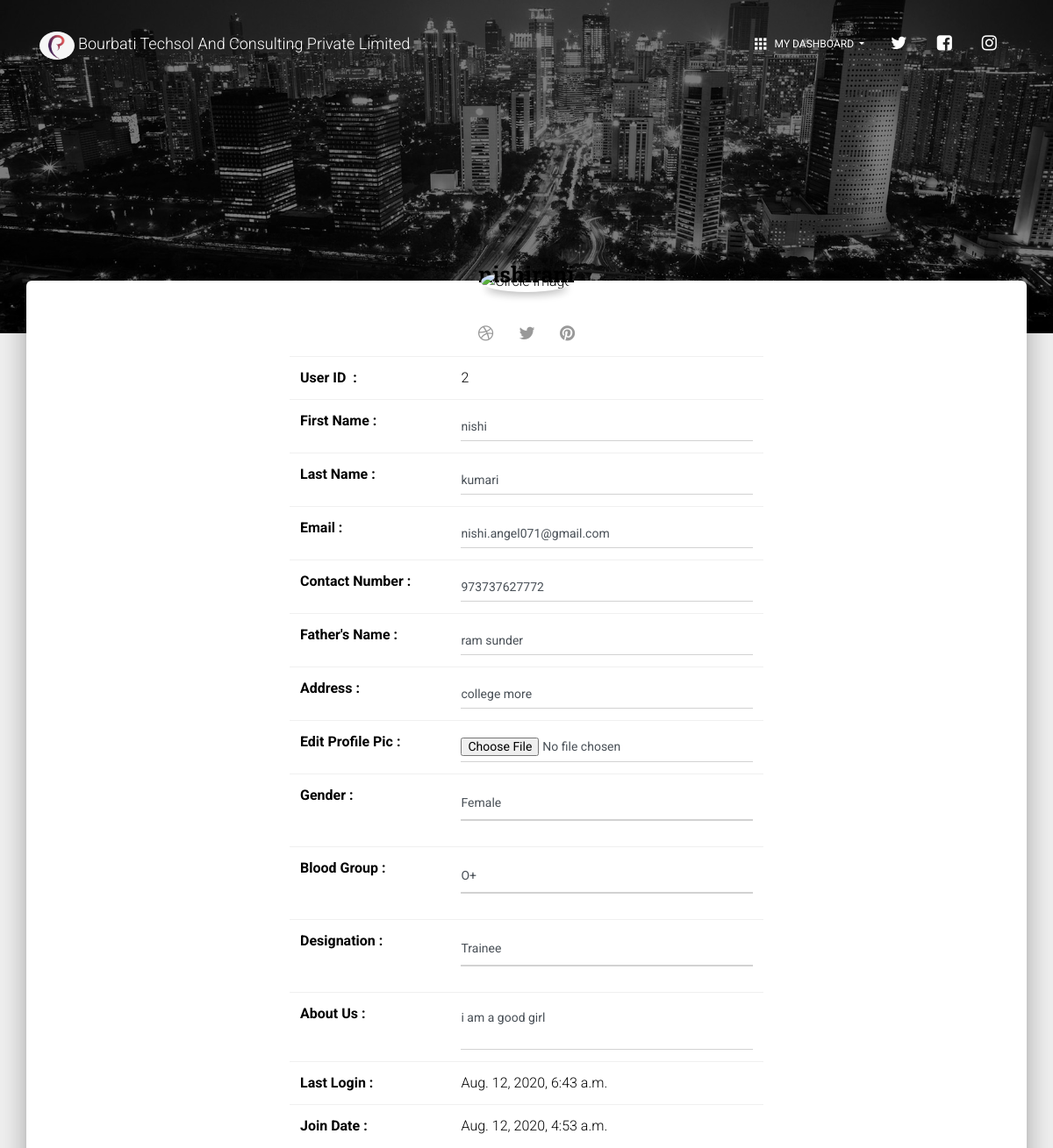
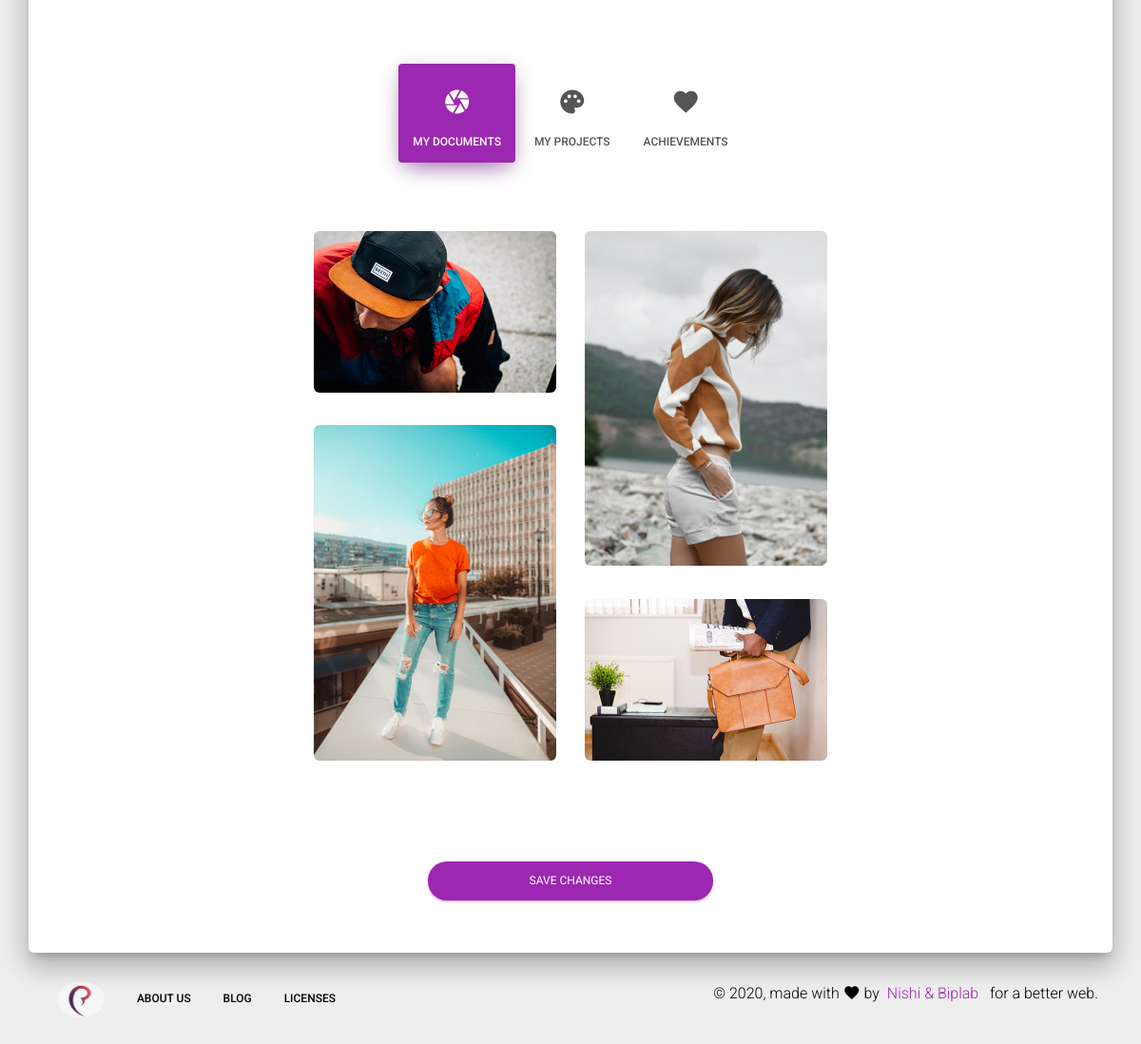
Screenshot of /edit_profile/ (signed in) with the database file from the repository (2 pictures, top to bottom).
### Portal/models.py (models this page shows, shortened)
class Register(models.Model):
    user = models.OneToOneField(User,on_delete=models.CASCADE, null=True)
    fathers_name=models.CharField(null=True, blank=True, max_length=80)
    contact_number=models.IntegerField(null=True)
    address=models.CharField(null=True, blank=True, max_length=100)
    gender = models.CharField(max_length=3, null=True)
    designation = models.CharField(max_length=5, null=True)
    blood_group=models.CharField(null=True, max_length=10)
    about = models.TextField(blank=True,null=True)
    profile_pic = models.FileField(upload_to = "profiles/",null=True, blank=True)
    class Meta:
        verbose_name_plural = "Register"

### Portal/views.py (the view, shortened to what this page needs)
# urls.py: url(r"^edit_profile/$", edit_profile, name= "edit_profile"),
def edit_profile(request):
    context = {}
    data = get_object_or_404(Register, user__id=request.user.id)
    context["data"]=data
    return render(request,'edit_profile.html',context)

### Portal/templates/edit_profile.html (shortened to what this page needs)
{% load static %}
<!DOCTYPE html>
<html lang="en">
<head>
  <link rel="stylesheet" href="https://maxcdn.bootstrapcdn.com/font-awesome/latest/css/font-awesome.min.css">
  <link href="../static/css/material-kit.css?v=2.0.7" rel="stylesheet" />
  <link href="../static/demo/demo.css" rel="stylesheet" />
</head>
<body class="profile-page sidebar-collapse">
  <nav class="navbar navbar-transparent navbar-color-on-scroll fixed-top navbar-expand-lg" color-on-scroll="100" id="sectionsNav">
    <div class="container">
      <div class="navbar-translate">
        <a href=''>
            <img src="/static/img/logo.jpeg" alt="Rounded Image" class="rounded-circle img-fluid" style="width:40px;height:32px;">
        </a>
        <a class="navbar-brand" href="">
          Bourbati Techsol And Consulting Private Limited </a>
      </div>
      <div class="collapse navbar-collapse">
        <ul class="navbar-nav ml-auto">
          <li class="dropdown nav-item">
            <a href="#" class="dropdown-toggle nav-link" data-toggle="dropdown">
              <i class="material-icons">apps</i> My Dashboard
            </a>
          </li>
          <li class="nav-item">
            <a class="nav-link" rel="tooltip" title="" data-placement="bottom" href="" target="_blank" data-original-title="Follow us on Twitter" rel="nofollow">
              <i class="fa fa-twitter"></i>
            </a>
          </li>
          <li class="nav-item">
            <a class="nav-link" rel="tooltip" title="" data-placement="bottom" href="" target="_blank" data-original-title="Like us on Facebook" rel="nofollow">
              <i class="fa fa-facebook-square"></i>
            </a>
          </li>
          <li class="nav-item">
            <a class="nav-link" rel="tooltip" title="" data-placement="bottom" href="" target="_blank" data-original-title="Follow us on Instagram" rel="nofollow">
              <i class="fa fa-instagram"></i>
            </a>
          </li>
        </ul>
      </div>
    </div>
  </nav>
  <form action="" method="post" enctype="multipart/form-data">
  <div class="page-header header-filter" data-parallax="true" style="background-image: url('../static/img/city-profile.jpg');"></div>
  <div class="main main-raised">
    <div class="profile-content">
      <div class="container">
        <div class="row">
          <div class="col-md-6 ml-auto mr-auto">
            <div class="profile">
              <div class="avatar">
                {% if data.profile_pic %}
                <img src="/media/{{data.profile_pic}}" alt="Circle Image" class="img-raised rounded-circle img-fluid">
                {% else %}
                <img src="{% static 'img/user.png' %}" alt="Circle Image" class="img-raised rounded-circle img-fluid">
                {% endif %}
              </div>
              <div class="name">
                <h3 class="title">{{user.username}}</h3>
                <a href="#pablo" class="btn btn-just-icon btn-link btn-dribbble"><i class="fa fa-dribbble"></i></a>
                <a href="#pablo" class="btn btn-just-icon btn-link btn-twitter"><i class="fa fa-twitter"></i></a>
                <a href="#pablo" class="btn btn-just-icon btn-link btn-pinterest"><i class="fa fa-pinterest"></i></a>
              </div>
            </div>
          </div>
        </div>
        <div class="row">
          <div class="col-md-6 ml-auto mr-auto">
            <table class="table ">
              <tbody>
                  <tr>
                      <th>User ID &nbsp;:</th>
                      <td>{{user.id}}</td>
                  </tr>
                  <tr>
                      <th>First Name&nbsp;:</th>
                      <td><input type="text" class="form-control" name="fname" placeholder="Enter First Name" value="{{user.first_name}}"></td>
                  </tr>
                  <tr>
                    <th>Last Name&nbsp;:</th>
                    <td><input type="text" class="form-control" name="lname" placeholder="Enter Last Name" value="{{user.last_name}}"></td>
                 </tr>
                  <tr>
                      <th>Email&nbsp;:</th>
                      <td><input type="email" class="form-control" name="email" placeholder="Enter Email" value="{{user.email}}"> </td>
                  </tr>
                  <tr>
                      <th>Contact Number&nbsp;:</th>
                      <td> <input type="number" value="{{data.contact_number}}" class="form-control" name="contact_number" placeholder="Enter Contact Number" pattern="[0-9]{10}" title="Number must contain 10 digits only!!"> </td>
                  </tr>
                  <tr>
                      <th>Father's Name&nbsp;:</th>
                      <td> <input type="text" class="form-control" name="fathers_name" placeholder="Enter father's name" min="15" max="99"
                        value="{{data.fathers_name}}"></td>
                  </tr>
                  <tr>
                      <th>Address&nbsp;:</th>
                      <td><input type="text" class="form-control" name="address" placeholder="Enter address" value="{{data.address}}"></td>
                  </tr>
                  <tr>
                    <th>Edit Profile Pic</picture>&nbsp;:</th>
                    <td><input type="file" class="form-control" name="image"></td>
                  </tr>
                  <tr>
                      <th>Gender&nbsp;:</th>
                      <td><div class="form-group">
                        <select name="gender"  class="form-control" value="{{data.gender}}">
                            {% if data.gender == "Female" %}
                            <option value="Female" selected>Female</option>
                            {% else %}
                            <option value="Female">Female</option>
                            {% endif %}
                        </select>
                     </div></td>
                  </tr>
                  <tr>
                    <th>Blood Group&nbsp;:</th>
                    <td><div class="form-group">
                      <select name="blood_group"  class="form-control" value="{{data.blood_group}}">
                          {% if data.blood_group == "O+" %}
                          <option value="O+" selected>O+</option>
                          {% else %}
                          <option value="O+">O+</option>
                          {% endif %}
                      </select>
                   </div></td>
                </tr>
                 <tr>
                  <th>Designation&nbsp;:</th>
                   <td>
                    <div class="form-group">
                     <select name="designation" class="form-control" value="{{data.designation}}">
                         <option value="trainee">Trainee</option>
                     </select>
                  </div>
                 </td>
                </div>
               <tr>
                 <th>About Us&nbsp;: </th>
                  <td><textarea name="about" placeholder="Write About Yourself" class="form-control">{{data.about}}</textarea></td>
                </tr>
                  <tr>
                      <th>Last Login&nbsp;:</th>
                      <td>{{user.last_login}}</td>
                  </tr>
                  <tr>
                      <th>Join Date&nbsp;:</th>
                      <td>{{user.date_joined}}</td>
                  </tr>
            <div class="profile-tabs">
              <ul class="nav nav-pills nav-pills-icons justify-content-center" role="tablist">
                <li class="nav-item">
                  <a class="nav-link active" href="#studio" role="tab" data-toggle="tab">
                    <i class="material-icons">camera</i> My Documents
                  </a>
                </li>
                <li class="nav-item">
                  <a class="nav-link" href="#works" role="tab" data-toggle="tab">
                    <i class="material-icons">palette</i> My Projects
                  </a>
                </li>
                <li class="nav-item">
                  <a class="nav-link" href="#favorite" role="tab" data-toggle="tab">
                    <i class="material-icons">favorite</i> Achievements
                  </a>
                </li>
              </ul>
            </div>
          </div>
        </div>
        <div class="tab-content tab-space">
          <div class="tab-pane active text-center gallery" id="studio">
            <div class="row">
              <div class="col-md-3 ml-auto">
                <img src="../static/img/examples/studio-1.jpg" class="rounded">
                <img src="../static/img/examples/studio-2.jpg" class="rounded">
              </div>
              <div class="col-md-3 mr-auto">
                <img src="../static/img/examples/studio-5.jpg" class="rounded">
                <img src="../static/img/examples/studio-4.jpg" class="rounded">
              </div>
            </div>
          </div>
          <div class="description text-center">
               <input type="submit" name="changeprofile" value="Save Changes" class="btn btn-primary" style="width:50%;border-radius:20px;">
          </div>
        </div>
      </div>
    </div>
  <footer class="footer footer-default">
    <div class="container">
      <nav class="float-left">
        <ul>
          <li>
            <a href=''>
              <img src="/static/img/logo.jpeg" alt="Rounded Image" class="rounded-circle img-fluid" style="width:50px;height:38px;">
              </a>
          </li>
          <li>
            <a href="">
              About Us
            </a>
          </li>
          <li>
            <a href="">
              Blog
            </a>
          </li>
          <li>
            <a href="">
              Licenses
            </a>
          </li>
        </ul>
      </nav>
      <div class="copyright float-right">
        &copy;
        , made with <i class="material-icons">favorite</i> by
        <a href="" target="_blank">&nbsp;Nishi & Biplab &nbsp;</a> for a better web.
      </div>
    </div>
  </footer>
</body>
</html>

### Portal/static/demo/demo.css (style rules this page uses)
.title { margin-top: 30px; min-height: 32px; }

### rows the page displays
Register: contact_number "973737627772", fathers_name "ram sunder", address "college more", gender "Female", blood_group "O+", designation "Trainee", about "i am a good girl"

### other values shown
{{ user.id }} "2"
{{ user.last_login }} "Aug. 12, 2020, 6:43 a.m."
{{ user.date_joined }} "Aug. 12, 2020, 4:53 a.m."
